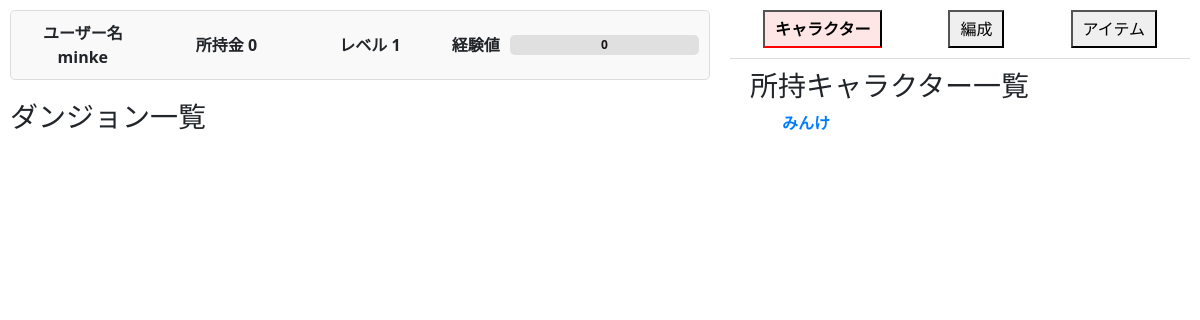
The page /game-main.php (signed in) on the database as committed earlier.
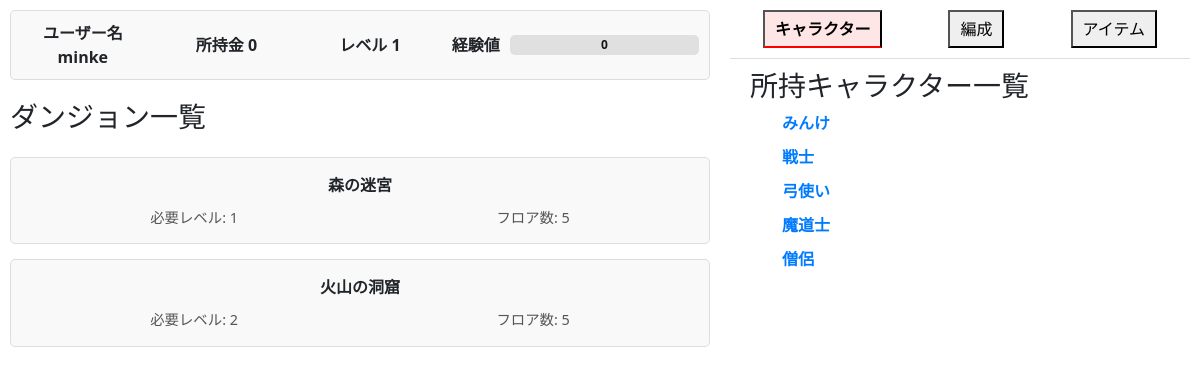
The same page on the database as committed later.
### tables this page shows
CREATE TABLE `characters_inventory` (
  `id` int(11) NOT NULL AUTO_INCREMENT,
  `user_id` int(11) NOT NULL,
  `character_id` int(11) NOT NULL,
  `name` varchar(100) NOT NULL,
  `level` int(11) DEFAULT 1,
  `hp` int(11) DEFAULT 100,
  `xp` int(11) DEFAULT 0,
  `attack` int(11) DEFAULT 5,
  `updated_at` timestamp NOT NULL DEFAULT current_timestamp() ON UPDATE current_timestamp(),
  PRIMARY KEY (`id`),
  KEY `fk_character_inventory_user` (`user_id`),
  KEY `fk_character_inventory_character` (`character_id`),
  CONSTRAINT `fk_character_inventory_character` FOREIGN KEY (`character_id`) REFERENCES `characters` (`character_id`),
  CONSTRAINT `fk_character_inventory_user` FOREIGN KEY (`user_id`) REFERENCES `users` (`id`)
);

CREATE TABLE `dungeons` (
  `id` int(11) NOT NULL AUTO_INCREMENT,
  `name` varchar(255) NOT NULL,
  `required_level` int(11) NOT NULL,
  `floor` int(11) NOT NULL,
  `max_enemies` int(11) DEFAULT NULL,
  `reward_xp` int(11) NOT NULL,
  `created_at` datetime DEFAULT current_timestamp(),
  `updated_at` datetime DEFAULT current_timestamp() ON UPDATE current_timestamp(),
  PRIMARY KEY (`id`)
);

### Character.php (called while the page is built, shortened)
<?php
class Character {
    private $pdo;
    private $userId;
    public $characters;
    public function __construct($pdo, $userId) {
        $this->pdo = $pdo;
        $this->userId = $userId;
        $this->loadCharacters();
    }
    private function loadCharacters() {
        $sql = "SELECT id, name, level, hp, attack, xp, updated_at
                FROM characters_inventory
                WHERE user_id = :user_id";
        $stmt = $this->pdo->prepare($sql);
        $stmt->execute(['user_id' => $this->userId]);
        $this->characters = $stmt->fetchAll(PDO::FETCH_ASSOC);
    }
    public function getCharacters() {
        return $this->characters;
    }
}
?>

### Dungeon.php (called while the page is built, shortened)
<?php
class Dungeon {
    private $pdo;
    public function __construct($pdo) {
        $this->pdo = $pdo;
    }
    public function getActiveDungeonsByUser($userId) {
        $stmt = $this->pdo->prepare("
            SELECT d.*
            FROM dungeons d
            INNER JOIN progress_dungeons pd ON d.id = pd.dungeon_id
            WHERE pd.user_id = :user_id AND pd.is_active = 1
            ORDER BY d.id ASC
        ");
        $stmt->bindParam(':user_id', $userId, PDO::PARAM_INT);
        $stmt->execute();
        return $stmt->fetchAll(PDO::FETCH_ASSOC);
    }
}

### game-main.php (the view, shortened to what the changed rows need)
<?php
require_once 'Character.php';
require_once 'Dungeon.php';
$userId = $_SESSION['user_id'];
try {
  $db = new Database();
  $pdo = $db->getConnection();
  $character = new Character($pdo, $userId);
  $characters = $character->getCharacters();
  $dungeon = new Dungeon($pdo);
  $activeDungeons = $dungeon->getActiveDungeonsByUser($userId);
} catch (Exception $e) {
  die("エラー: " . $e->getMessage());
}
$currentSection = isset($_SESSION['section']) ? $_SESSION['section'] : 'characters';
?>
<head>
  <link rel="stylesheet" type="text/css" href="style.css">
  <link rel="stylesheet" href="https://cdn.jsdelivr.net/npm/bootstrap@5.3.0-alpha1/dist/css/bootstrap.min.css">
</head>
<div class="content-wrapper">
  <div class="left-panel">
    <div class="dungeons-container">
      <div class="dungeon-list">
        <?php foreach ($activeDungeons as $d): ?>
            <div id="dungeon-<?= $d['id'] ?>" class="dungeon-box" onclick="selectDungeon(<?= $d['id'] ?>)">
                <div class="dungeon-header">
                  <?= htmlspecialchars($d['name'], ENT_QUOTES, 'UTF-8') ?>
                </div>
                <div class="dungeon-info">
                    <span>必要レベル: <?= $d['required_level'] ?></span>
                    <span>フロア数: <?= $d['floor'] ?></span>
                </div>
            </div>
        <?php endforeach; ?>
      </div>
    </div>
  </div>
  <div class="right-panel">
    <div id="content">
      <div id="characters" class="<?= $currentSection === 'characters' ? '' : 'hidden' ?>">
          <ul>
              <?php foreach ($characters as $character): ?>
                  <li>
                      <strong class="character-name" onclick="toggleCharacterDetails(<?= intval($character['id']) ?>)">
                          <?= htmlspecialchars($character['name'], ENT_QUOTES, 'UTF-8') ?>
                      </strong>
                  </li>
              <?php endforeach; ?>
          </ul>
      </div>
    </div>
  </div>
</div>

Rows that differ between the two databases and show on the page:
added dungeons: name "森の迷宮", required_level "1", floor "5"
added dungeons: name "火山の洞窟", required_level "2", floor "5"
added characters_inventory: name "戦士"
added characters_inventory: name "弓使い"
added characters_inventory: name "魔道士"
added characters_inventory: name "僧侶"
